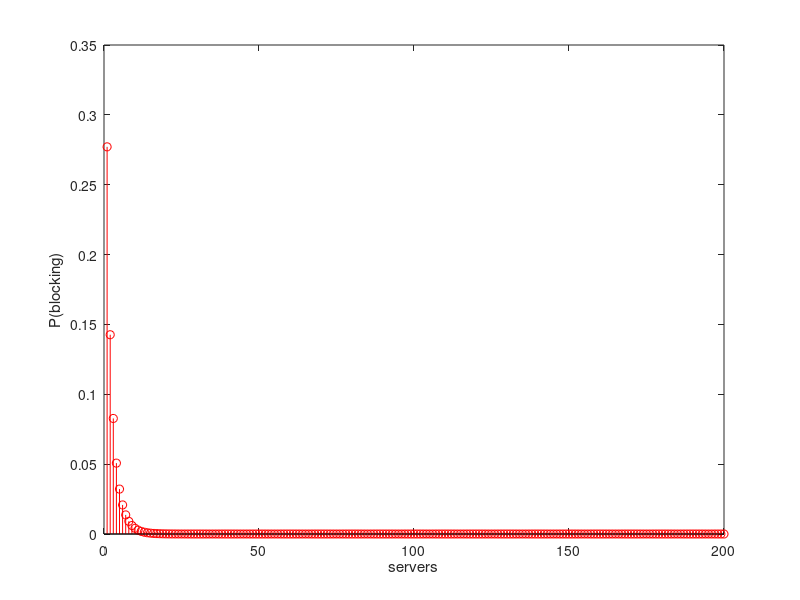

The MATLAB source for this figure:
pkg load queueing;
clc;
clear all;
close all;

function fun = erlangb_factorial (r, c)
  sum = 0;
  for k = 0:1:c
    sum = sum + (power(r, k) / factorial(k));
  endfor
  fun = (power(r, c)/factorial(c)) / sum;
endfunction


function b = erlangb_iterative (r, c)
  b = 1;
  for i = 0:1:c
    b = (r * b) / ((r * b) + i);
  endfor
endfunction


P = zeros(0, 200)
for i = 1:1:200
  a = i * (23/60)
  P(i) = erlangb_iterative(a, i)
endfor

figure(1);
stem(P, 'r', "linewidth", 0.4);
xlabel("servers");
ylabel("P(blocking)");


  